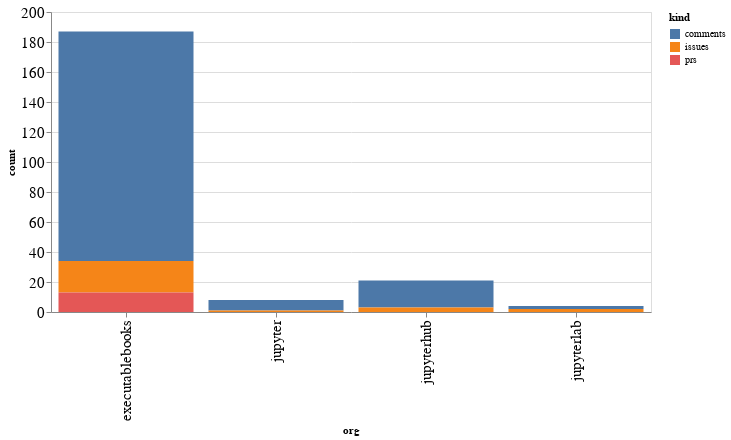

Source (notebook cell):
### Code cell
alt.Chart(org_summaries, width=600).mark_bar().encode(
    x='org',
    y='count',
    color='kind',
    tooltip="org"
)

### Figure 1 — Vega-Lite specification as saved in the notebook (floating-point values rounded to 4 significant figures)
{"config": {"axisLeft": {"labelFontSize": 15}, "axisBottom": {"labelFontSize": 15}}, "data": {"name": "data-99b692f6d8b104c4379d6c039fefad8f"}, "mark": "bar", "encoding": {"color": {"type": "nominal", "field": "kind"}, "tooltip": {"type": "nominal", "field": "org"}, "x": {"type": "nominal", "field": "org"}, "y": {"type": "quantitative", "field": "count"}}, "width": 600, "$schema": "https://vega.github.io/schema/vega-lite/v4.8.1.json", "datasets": {"data-99b692f6d8b104c4379d6c039fefad8f": [{"org": "executablebooks", "kind": "comments", "count": 153}, {"org": "executablebooks", "kind": "issues", "count": 21}, {"org": "executablebooks", "kind": "prs", "count": 13}, {"org": "jupyter", "kind": "comments", "count": 7}, {"org": "jupyter", "kind": "issues", "count": 1}, {"org": "jupyterhub", "kind": "comments", "count": 18}, {"org": "jupyterhub", "kind": "issues", "count": 3}, {"org": "jupyterlab", "kind": "comments", "count": 2}, {"org": "jupyterlab", "kind": "issues", "count": 2}]}}
